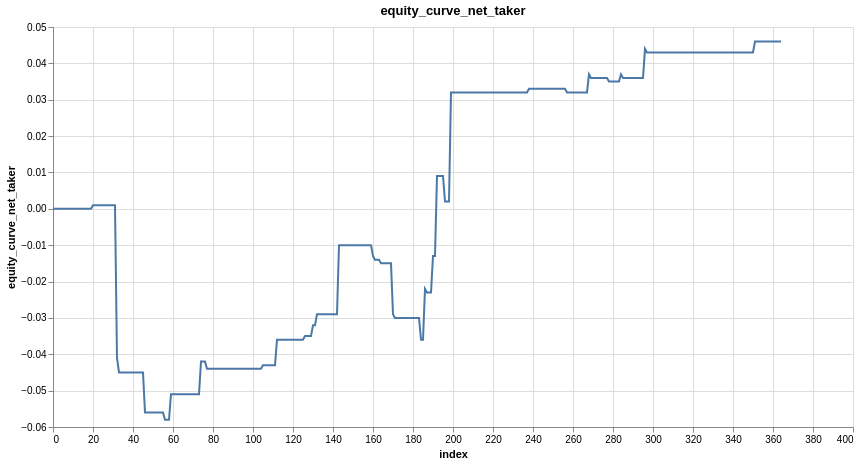

The code cell stored with this chart in its notebook:
### Code cell
features = ["close_log_return_lag_1"]
model = LinearModel(len(features))
# don't bother trading unless the predicted edge is bigger than the round-trip fee
edge_threshold = taker_fee * 2
model_trades = research.learn_model_trades(
    ts.drop_nulls(), features, target, model, loss=nn.L1Loss(), threshold=edge_threshold
)
model_trades = research.add_tx_fees_log(model_trades, maker_fee, taker_fee)
research.plot_line(model_trades, "equity_curve_net_taker")

### Figure 1 — Vega specification as saved in the notebook (floating-point values rounded to 4 significant figures; data arrays with more than 128 entries replaced by an {"elided": "..."} marker saying what was removed)
{"$schema": "https://vega.github.io/schema/vega/v6.json", "data": [{"name": "param_1e9efca18e7a2868_store"}, {"name": "source_0", "values": {"elided": "365 records"}}, {"name": "source_0_x_domain_index", "values": [{"min": 0, "max": 364}]}, {"name": "source_0_y_domain_equity_curve_net_taker", "values": [{"min": -0.058, "max": 0.046}]}], "signals": [{"name": "unit", "value": {}, "on": [{"events": "pointermove", "update": "isTuple(group()) ? group() : unit"}]}, {"name": "param_1e9efca18e7a2868", "update": "vlSelectionResolve(\"param_1e9efca18e7a2868_store\", \"union\")"}, {"name": "param_1e9efca18e7a2868_index", "on": [{"events": [{"source": "view", "type": "dblclick"}], "update": "null"}, {"events": {"signal": "param_1e9efca18e7a2868_translate_delta"}, "update": "panLinear(param_1e9efca18e7a2868_translate_anchor.extent_x, -param_1e9efca18e7a2868_translate_delta.x / width)"}, {"events": {"signal": "param_1e9efca18e7a2868_zoom_delta"}, "update": "zoomLinear(domain(\"x\"), param_1e9efca18e7a2868_zoom_anchor.x, param_1e9efca18e7a2868_zoom_delta)"}]}, {"name": "param_1e9efca18e7a2868_equity_curve_net_taker", "on": [{"events": [{"source": "view", "type": "dblclick"}], "update": "null"}, {"events": {"signal": "param_1e9efca18e7a2868_translate_delta"}, "update": "panLinear(param_1e9efca18e7a2868_translate_anchor.extent_y, param_1e9efca18e7a2868_translate_delta.y / height)"}, {"events": {"signal": "param_1e9efca18e7a2868_zoom_delta"}, "update": "zoomLinear(domain(\"y\"), param_1e9efca18e7a2868_zoom_anchor.y, param_1e9efca18e7a2868_zoom_delta)"}]}, {"name": "param_1e9efca18e7a2868_tuple", "on": [{"events": [{"signal": "param_1e9efca18e7a2868_index || param_1e9efca18e7a2868_equity_curve_net_taker"}], "update": "param_1e9efca18e7a2868_index && param_1e9efca18e7a2868_equity_curve_net_taker ? {unit: \"\", fields: param_1e9efca18e7a2868_tuple_fields, values: [param_1e9efca18e7a2868_index,param_1e9efca18e7a2868_equity_curve_net_taker]} : null"}]}, {"name": "param_1e9efca18e7a2868_tuple_fields", "value": [{"field": "index", "channel": "x", "type": "R"}, {"field": "equity_curve_net_taker", "channel": "y", "type": "R"}]}, {"name": "param_1e9efca18e7a2868_translate_anchor", "value": {}, "on": [{"events": [{"source": "scope", "type": "pointerdown"}], "update": "{x: x(unit), y: y(unit), extent_x: domain(\"x\"), extent_y: domain(\"y\")}"}]}, {"name": "param_1e9efca18e7a2868_translate_delta", "value": {}, "on": [{"events": [{"source": "window", "between": [{"source": "scope", "type": "pointerdown"}, {"source": "window", "type": "pointerup"}], "type": "pointermove", "consume": true}], "update": "{x: param_1e9efca18e7a2868_translate_anchor.x - x(unit), y: param_1e9efca18e7a2868_translate_anchor.y - y(unit)}"}]}, {"name": "param_1e9efca18e7a2868_zoom_anchor", "on": [{"events": [{"source": "scope", "type": "wheel", "consume": true}], "update": "{x: invert(\"x\", x(unit)), y: invert(\"y\", y(unit))}"}]}, {"name": "param_1e9efca18e7a2868_zoom_delta", "on": [{"events": [{"source": "scope", "consume": true, "type": "wheel"}], "update": "pow(1.001, event.deltaY * pow(16, event.deltaMode))", "force": true}]}, {"name": "param_1e9efca18e7a2868_modify", "on": [{"events": {"signal": "param_1e9efca18e7a2868_tuple"}, "update": "modify(\"param_1e9efca18e7a2868_store\", param_1e9efca18e7a2868_tuple, true)"}]}], "marks": [{"type": "line", "name": "marks", "from": {"data": "source_0"}, "sort": {"field": "x"}, "encode": {"update": {"tooltip": {"signal": "{\"index\": format(datum[\"index\"], \"\"), \"equity_curve_net_taker\": format(datum[\"equity_curve_net_taker\"], \"\")}"}, "defined": {"signal": "isValid(datum[\"index\"]) && isFinite(+datum[\"index\"]) && isValid(datum[\"equity_curve_net_taker\"]) && isFinite(+datum[\"equity_curve_net_taker\"])"}, "y": {"field": "equity_curve_net_taker", "scale": "y"}, "stroke": {"value": "#4c78a8"}, "x": {"field": "index", "scale": "x"}}}, "style": ["line"], "clip": true, "interactive": true}], "scales": [{"name": "x", "type": "linear", "domain": [{"signal": "(data(\"source_0_x_domain_index\")[0] || {}).min"}, {"signal": "(data(\"source_0_x_domain_index\")[0] || {}).max"}], "range": [0, {"signal": "width"}], "nice": true, "zero": false, "domainRaw": {"signal": "param_1e9efca18e7a2868[\"index\"]"}}, {"name": "y", "type": "linear", "domain": [{"signal": "(data(\"source_0_y_domain_equity_curve_net_taker\")[0] || {}).min"}, {"signal": "(data(\"source_0_y_domain_equity_curve_net_taker\")[0] || {}).max"}], "range": [{"signal": "height"}, 0], "domainRaw": {"signal": "param_1e9efca18e7a2868[\"equity_curve_net_taker\"]"}, "nice": true, "zero": true}], "axes": [{"scale": "x", "gridScale": "y", "orient": "bottom", "ticks": false, "tickCount": {"signal": "ceil(width/40)"}, "zindex": 0, "grid": true, "domain": false, "labels": false, "aria": false, "minExtent": 0, "maxExtent": 0}, {"scale": "y", "tickCount": {"signal": "ceil(height/40)"}, "labels": false, "grid": true, "ticks": false, "gridScale": "x", "maxExtent": 0, "zindex": 0, "minExtent": 0, "domain": false, "orient": "left", "aria": false}, {"scale": "x", "tickCount": {"signal": "ceil(width/40)"}, "zindex": 0, "grid": false, "orient": "bottom", "title": "index", "labelFlush": true, "labelOverlap": true}, {"scale": "y", "labelOverlap": true, "grid": false, "orient": "left", "title": "equity_curve_net_taker", "tickCount": {"signal": "ceil(height/40)"}, "zindex": 0}], "title": {"text": "equity_curve_net_taker", "frame": "group"}, "background": "white", "padding": 5, "width": 800, "height": 400, "style": "cell"}
